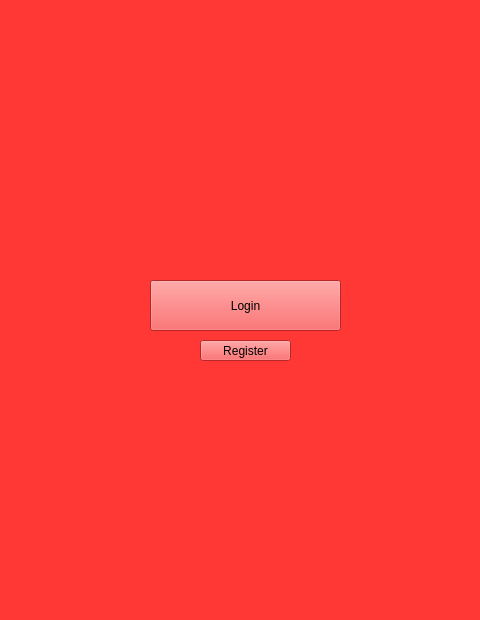
<?xml version="1.0" encoding="UTF-8"?>
<ui version="4.0">
 <class>MainWindow</class>
 <widget class="QMainWindow" name="MainWindow">
  <property name="geometry">
   <rect>
    <x>0</x>
    <y>0</y>
    <width>480</width>
    <height>620</height>
   </rect>
  </property>
  <property name="windowTitle">
   <string>MainWindow</string>
  </property>
  <property name="styleSheet">
   <string notr="true">background-color:  rgb(255, 56, 54)
</string>
  </property>
  <widget class="QWidget" name="centralwidget">
   <widget class="QPushButton" name="pushButton">
    <property name="geometry">
     <rect>
      <x>150</x>
      <y>280</y>
      <width>191</width>
      <height>51</height>
     </rect>
    </property>
    <property name="text">
     <string>Login</string>
    </property>
    <property name="flat">
     <bool>false</bool>
    </property>
   </widget>
   <widget class="QPushButton" name="pushButton_2">
    <property name="geometry">
     <rect>
      <x>200</x>
      <y>340</y>
      <width>91</width>
      <height>21</height>
     </rect>
    </property>
    <property name="text">
     <string>Register</string>
    </property>
   </widget>
  </widget>
  <widget class="QMenuBar" name="menubar">
   <property name="geometry">
    <rect>
     <x>0</x>
     <y>0</y>
     <width>480</width>
     <height>21</height>
    </rect>
   </property>
  </widget>
  <widget class="QStatusBar" name="statusbar"/>
 </widget>
 <resources/>
 <connections/>
</ui>
